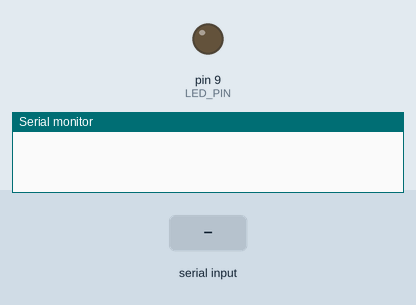
This sketch was run on a simulated Arduino Uno, built with avr-gcc and run on an emulated ATmega328P. Parts: output pins drawn as LEDs (lit = HIGH), the last lines printed to the serial monitor. The test bench sets the inputs (shaded band).

Above: at 1.2 s.
1.3 s: "on\n" received over Serial
At 2.4 s:
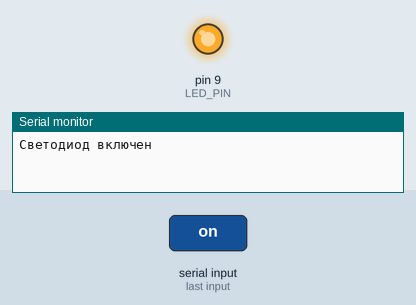
4.3 s: "off\n" received over Serial
At 4.7 s:
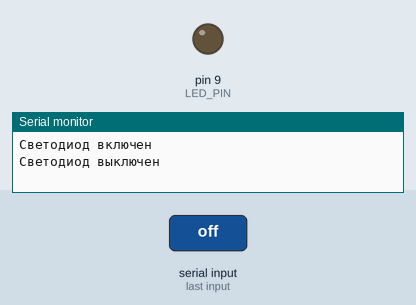
Timing chart, 0 to 7.3 s (numbered marks = the images above; inputs shaded):
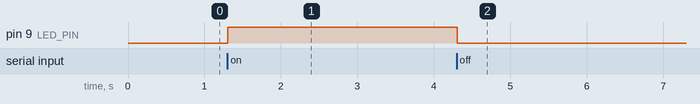

The sketch:

19.2.ino
```cpp
#define LED_PIN 9
String message;

void setup() {
  pinMode(LED_PIN, OUTPUT);
  Serial.begin(9600);
}

void loop() {
  while (Serial.available()) {
    char incomingChar = Serial.read();

    if (incomingChar == '\n') {
      message.toLowerCase();

      if (message == "on") {
        digitalWrite(LED_PIN, HIGH);
        Serial.println("Светодиод включен");
      } else if (message == "off") {
        digitalWrite(LED_PIN, LOW);
        Serial.println("Светодиод выключен");
      } else {
        Serial.println("Ошибка: неизвестная команда. Доступные команды: on, off");
      }

      message = "";
    } else {
      message += incomingChar;
    }
  }
}
```

Measured:
- after the input at 1.3 s, pin 9 (LED_PIN): LOW → HIGH at once
- after the input at 4.3 s, pin 9 (LED_PIN): HIGH → LOW at once
